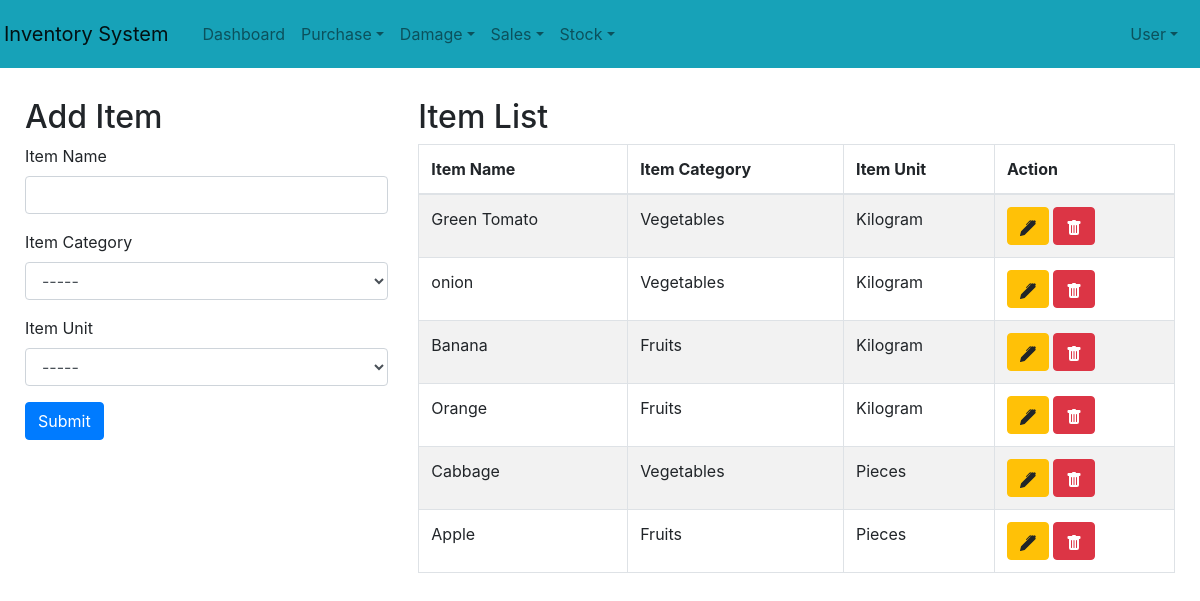
Page /Core/item_pg/ on the committed database.
### Core/models.py (models this page shows, shortened)
class itemTable(models.Model):
    UNIT_CHOICES = [
        ('Kilogram', 'Kg'),
        ('Pieces', 'Pcs'),
    ]
    CATEGORY_CHOICE = [
        ('Vegetables','Veg'),
        ('Fruits','Fru'),
    ]
    item_name = models.CharField(max_length=50,null=True, blank=True, unique=True)
    item_category = models.CharField(max_length=50, choices=CATEGORY_CHOICE)
    item_unit = models.CharField(max_length=15, choices=UNIT_CHOICES)

### Core/views.py (the view, shortened to what this page needs)
# urls.py: path('item_pg/',views.item_pg, name="item_pg"),
def item_pg(request):
    item_data = itemTable.objects.all()
    return render(request,"core/item.html",{'item_data':item_data})

### templates/core/item.html (shortened to what this page needs)
<!DOCTYPE html>
{% extends 'user/Index.html' %}
{% block content %}
<html lang="en">
<head>
    <link href="https://maxcdn.bootstrapcdn.com/bootstrap/4.5.2/css/bootstrap.min.css" rel="stylesheet">
</head>
<body>
    <div class="container-fluid">
        <div class="row">
            <div class="form-container col-md-4">
                <h2>Add Item</h2>
                <form id="itemForm" method="post" action="{% url 'item_pg' %}">
                    <div class="form-group">
                        <label for="itemName">Item Name</label>
                        <input name="itemname" type="text" class="form-control" id="itemName" required>
                    </div>
                    <div class="form-group">
                        <label for="itemCategory">Item Category</label>
                        <select name="itmecategory" class="form-control" id="itemCategory" required>
                            <option value="">-----</option>
                        </select>
                    </div>
                    <div class="form-group">
                        <label for="itemUnit">Item Unit</label>
                        <select name="itemunit" class="form-control" id="itemUnit" required>
                            <option value="">-----</option>
                        </select>
                    </div>
                    <button type="submit" class="btn btn-primary">Submit</button>
                </form>
            </div>
            <div class="table-container col-md-8">
                <h2>Item List</h2>
                <table class="table table-bordered table-striped">
                    <thead>
                        <tr>
                            <th>Item Name</th>
                            <th>Item Category</th>
                            <th>Item Unit</th>
                            <th>Action</th>
                        </tr>
                    </thead>
                    <tbody id="itemsTableBody">
                    {% for i in item_data %}
                    <tr>
                        <td>{{i.item_name}}</td>
                        <td>{{i.item_category}}</td>
                        <td>{{i.item_unit}}</td>
                        <td><button type="button" class="btn btn-warning" onclick="editItem('{{i.id}}', '{{i.item_name}}', '{{i.item_category}}', '{{i.item_unit}}')">
                            </button>
                            <a href="{% url 'deleteItem' Did=i.id%}"><button type="submit" class="btn btn-danger" id="deleteItem">
                            </button></a></td>
                    </tr>
                    {% endfor %}
                    </tbody>
                </table>
            </div>
        </div>
    </div>
</body>
</html>
{% endblock %}

### templates/core/item.html (style rules this page uses)
.form-container { width: 40%; }
.table-container { width: 55%; }

### templates/user/Index.html (style rules this page uses)
body { overflow-x: hidden; }

### rows in the picture
itemTable: item_name "Green Tomato", item_category "Vegetables", item_unit "Kilogram"
itemTable: item_name "onion", item_category "Vegetables", item_unit "Kilogram"
itemTable: item_name "Banana", item_category "Fruits", item_unit "Kilogram"
itemTable: item_name "Orange", item_category "Fruits", item_unit "Kilogram"
itemTable: item_name "Cabbage", item_category "Vegetables", item_unit "Pieces"
itemTable: item_name "Apple", item_category "Fruits", item_unit "Pieces"
